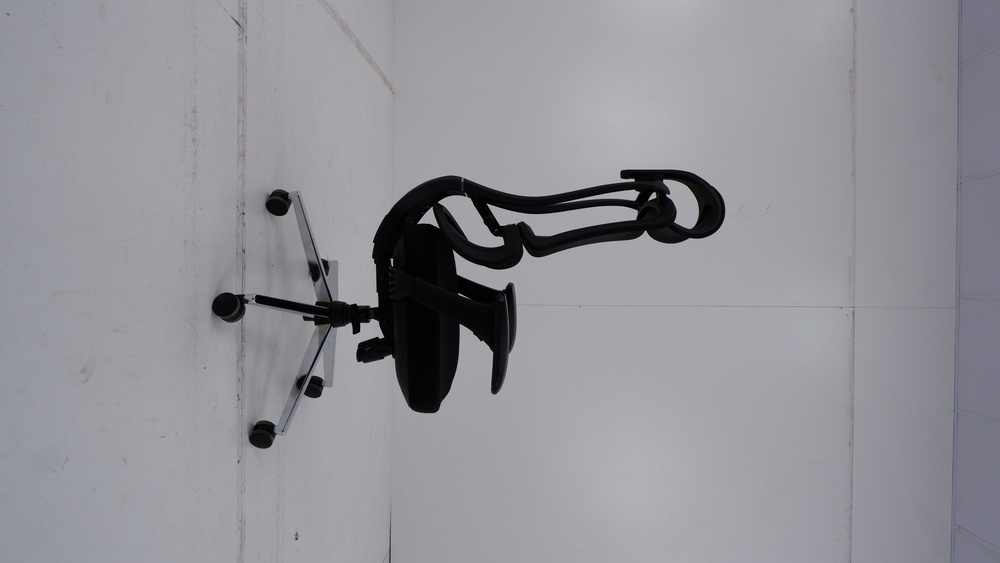
#> input picture chair_photos/19.jpg, 1000 x 563 px, shrunk from 6000 x 3376 before the run, given in place of headrest_a.png, which was not available
$ python partsheet.py 5
#> lines starting #> are read from the running program, lines starting #| are printed output that depends on the picture; pictures that were not available may be replaced by others from this repository, and a replacement may not be noted
### tools/chair3d/comp.py
# Composite the RGBA Blender frames over the light grey studio background and encode.
# Usage: python3 comp.py frames out.mp4   |   python3 comp.py frames sheet.jpg 0,30,60,90
import sys, os, glob, subprocess, numpy as np
from PIL import Image, ImageFilter

FILL = np.array([40, 40, 42], np.float32) / 255          # fallback colour for pin-holes with no surface around them

# [9 lines left out: function studio_bg, not called in this run]

def close_alpha(a8, size=9):
    # morphological closing: small see-through holes inside a part become solid; gaps between parts stay open
    im = Image.fromarray(a8)
    return np.asarray(im.filter(ImageFilter.MaxFilter(size)).filter(ImageFilter.MinFilter(size)), np.float32) / 255

def neighbour_colour(rgb, a, r=6):
    # colour of the surrounding surface: blur of the premultiplied colour divided by blur of the alpha
    pm = Image.fromarray((np.clip(rgb * a, 0, 1) * 255).astype(np.uint8)).filter(ImageFilter.BoxBlur(r))
    wa = Image.fromarray((a[..., 0] * 255).astype(np.uint8)).filter(ImageFilter.BoxBlur(r))
    w = np.asarray(wa, np.float32)[..., None] / 255
    return np.where(w > 1e-3, np.asarray(pm, np.float32) / 255 / np.maximum(w, 1e-3), FILL)

def fill_pinholes(rgba):
    # small see-through specks fully enclosed by the chair (open slots Tripo left in the rims) take the colour
    # around them; real openings are far larger, and the gaps between flying parts are not enclosed
    from scipy import ndimage
    h, w = rgba.shape[:2]; a = rgba[..., 3]
    hole = ndimage.binary_fill_holes(a > 128) & (a <= 128)
    lab, n = ndimage.label(hole)
    if not n: return rgba
    size = ndimage.sum(hole, lab, index=np.arange(1, n + 1)); small = np.zeros(n + 1, bool)
    small[1:] = size < float(os.environ.get('PINHOLE_FRAC', 0.0002)) * w * h
    m = small[lab]
    if not m.any(): return rgba
    out = rgba.astype(np.float32) / 255
    fill = neighbour_colour(out[..., :3], out[..., 3:], r=4)
    out[m, :3] = fill[m]; out[m, 3] = 1.0
    return (out * 255).astype(np.uint8)

def over(rgba, bg):
    if os.environ.get('PINHOLES', '1') == '1': rgba = fill_pinholes(rgba)
    im = rgba.astype(np.float32) / 255; a = im[..., 3:]
    # CLOSE=0 for models without pin-holes (model 8): the closing would bridge small gaps between parts with grey
    if os.environ.get('CLOSE', '1') == '0': return (np.clip(im[..., :3] * a + bg * (1 - a), 0, 1) * 255).astype(np.uint8)
    ac = np.maximum(close_alpha(rgba[..., 3])[..., None], a)
    fill = neighbour_colour(im[..., :3], a)              # pin-holes take the fabric colour around them
    return (np.clip(im[..., :3] * a + fill * (ac - a) + bg * (1 - ac), 0, 1) * 255).astype(np.uint8)

# [17 lines that do not run on import are left out]

### tools/chair3d/partsheet.py
# Lay the per-part renders out in labelled grids on the studio grey (full resolution, split into pages).
import sys, numpy as np
from PIL import Image, ImageDraw
from comp import over as _over
BGc = np.array([202, 198, 194], np.float32) / 255
order = ['headrest', 'backrest', 'frame', 'lumbar', 'seat', 'arm_l', 'arm_r', 'mechanism', 'gas_lift', 'base', 'wheel0']
label = {'headrest': 'Headrest', 'backrest': 'Backrest', 'frame': 'Spine frame', 'lumbar': 'Lumbar', 'seat': 'Seat',
         'arm_l': 'Armrest L', 'arm_r': 'Armrest R', 'mechanism': 'Mechanism', 'gas_lift': 'Gas lift', 'base': 'Base', 'wheel0': 'Wheel'}
per_page = int(sys.argv[1]) if len(sys.argv) > 1 else 4           # parts per page (2 views each)
T = Image.open(f'parts/{order[0]}_a.png').size[0]; cols = 4
#> after `T = Image.open(f'parts/{order[0]}_a.png').size[0]`: T = 1000
for p in range(0, len(order), per_page):
    names = order[p:p + per_page]; rows = (len(names) * 2 + cols - 1) // cols
    sheet = Image.new('RGB', (cols * T, rows * (T + 30)), (202, 198, 194)); d = ImageDraw.Draw(sheet)
#> after `sheet = Image.new('RGB', (cols * T, rows * (T + 30)), (202, 198, 194))`:
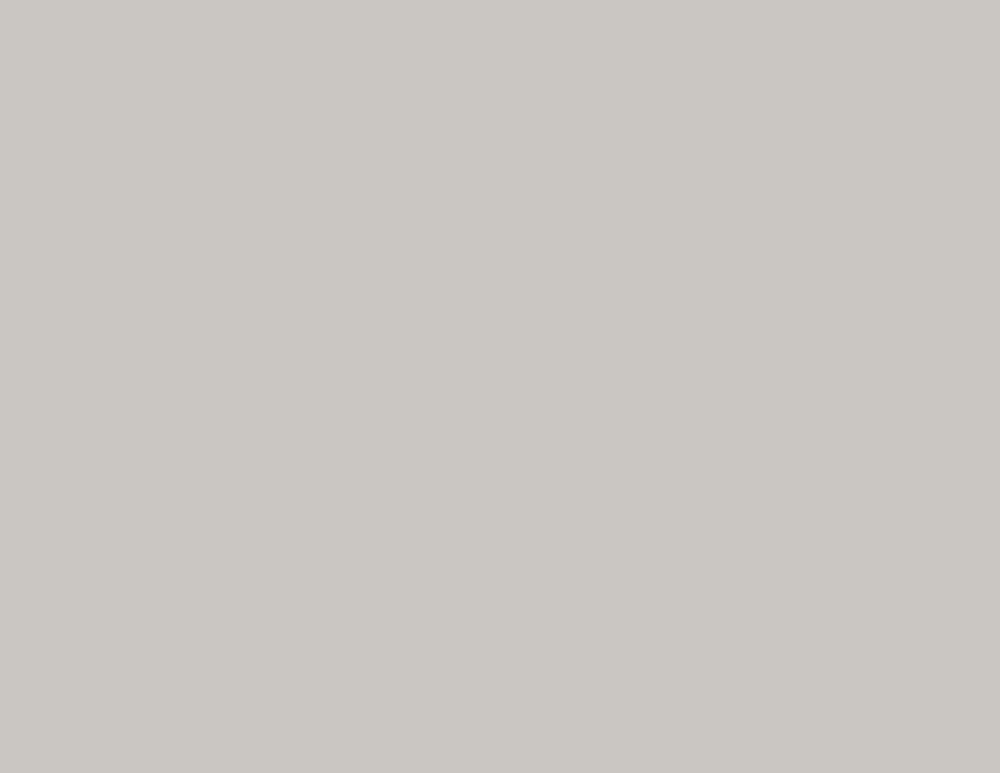
#> sheet: PIL image 4000x3090 RGB (shown at 1/4 size); mean R, G, B 202, 198, 194
    for i, n in enumerate(names):
        for j, s in enumerate('ab'):
            k = i * 2 + j; x, y = (k % cols) * T, (k // cols) * (T + 30)
#> after `x, y = (k % cols * T, k // cols * (T + 30))`: x = 0; y = 0
            sheet.paste(Image.fromarray(_over(np.asarray(Image.open(f'parts/{n}_{s}.png').convert('RGBA')), BGc)), (x, y + 30))
#> in fill_pinholes, `h, w = rgba.shape[:2]`: h = 563; w = 1000
#> in fill_pinholes, `a = rgba[..., 3]`: a: shape (563, 1000); every value is 255
#> in fill_pinholes, `hole = ndimage.binary_fill_holes(a > 128) & (a <= 128)`: hole: shape (563, 1000) bool; every value is 0
#> in fill_pinholes, `lab, n = ndimage.label(hole)`: lab: shape (563, 1000) int32; every value is 0
#> in fill_pinholes, `lab, n = ndimage.label(hole)`: n = 0
#> in over, `a = im[..., 3:]`: a: shape (563, 1000, 1) float32; every value is 1
#> in neighbour_colour, `pm = Image.fromarray((np.clip(rgb * a, 0, 1) * 255).astype(np.uint8))...`:
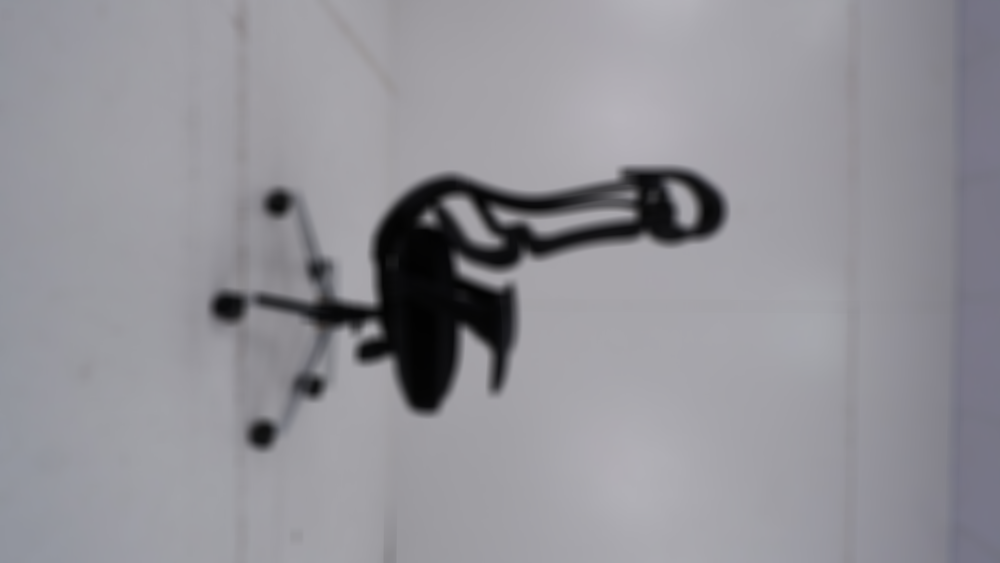
#> pm: PIL image 1000x563 RGB; mean R, G, B 146.6, 145.7, 151.8
#> in over, returned value is the input picture: shape (563, 1000, 3); mean R, G, B 146.6, 145.7, 151.8
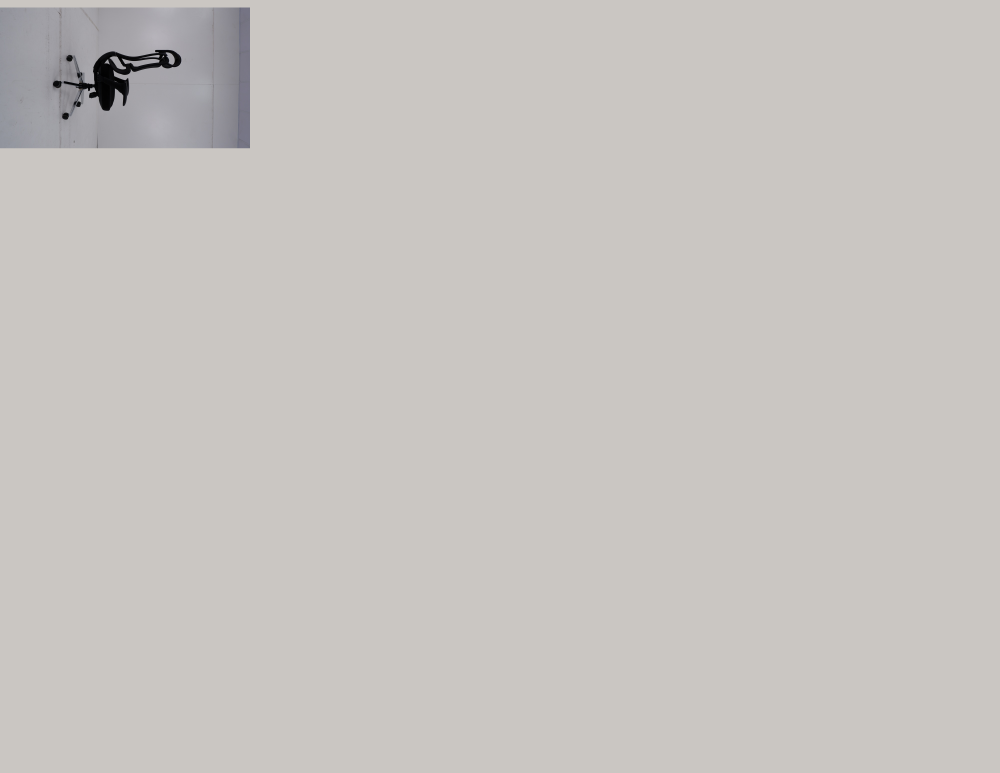
#> sheet: PIL image 4000x3090 RGB (shown at 1/4 size); mean R, G, B 199.5, 195.6, 192.1
#> (the run stopped early here; a loop or call above may not have finished)

$ run again, on chair_photos/30.jpg
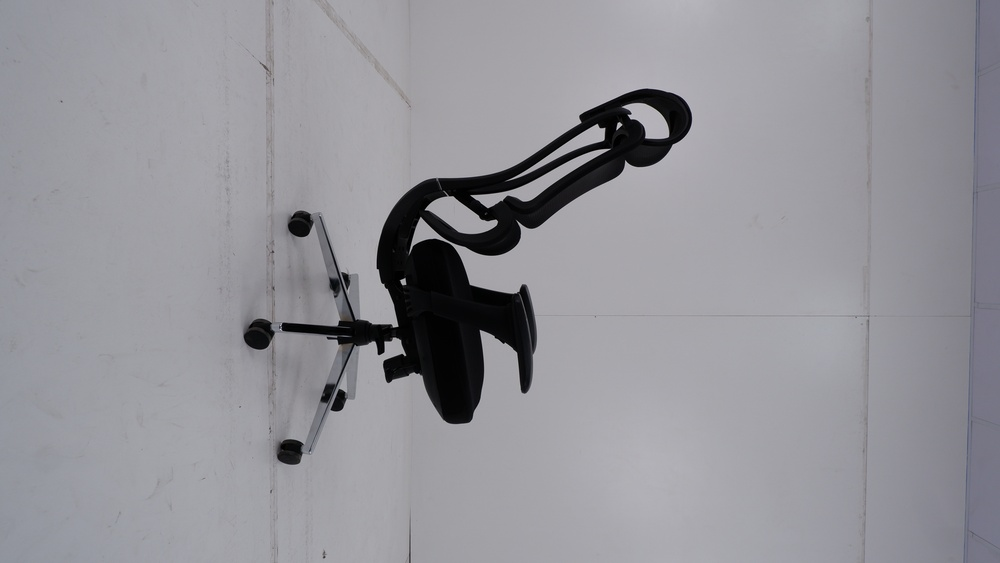
#> input picture chair_photos/30.jpg, 1000 x 563 px, shrunk from 6000 x 3376 before the run, given in place of headrest_a.png, which was not available
#> T = 1000
#> x = 0
#> h = 563; w = 1000
#> hole: shape (563, 1000) bool; every value is 0
#> lab: shape (563, 1000) int32; every value is 0
#> n = 0
#> in neighbour_colour, `pm = Image.fromarray((np.clip(rgb * a, 0, 1) * 255).astype(np.uint8))...`:
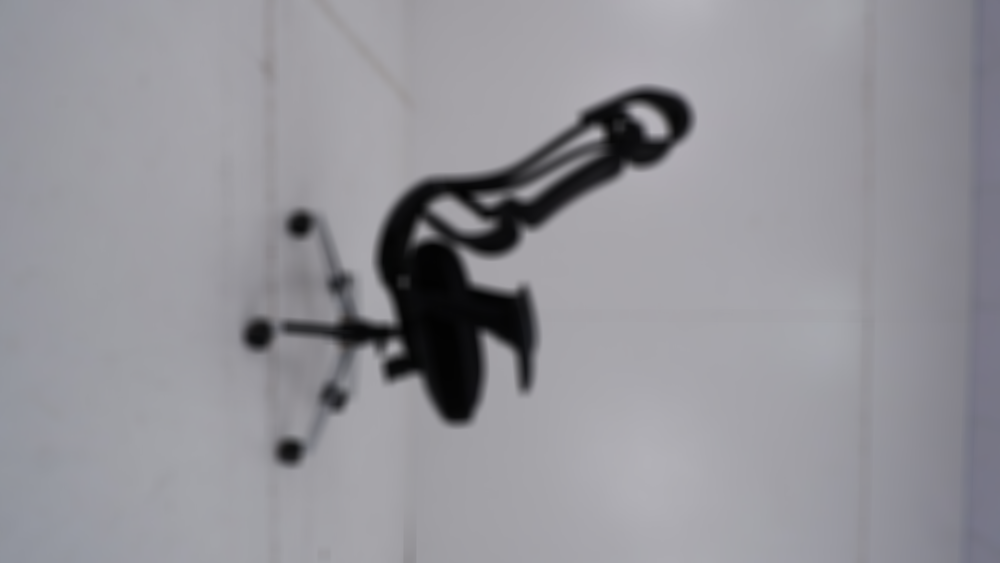
#> pm: PIL image 1000x563 RGB; mean R, G, B 147.8, 147.2, 152.9
#> in over, returned value is the input picture: shape (563, 1000, 3); mean R, G, B 147.8, 147.2, 152.9
#> `sheet.paste(Image.fromarray(_over(np.asarray(Image.open(f'parts/{n}_{s..`:
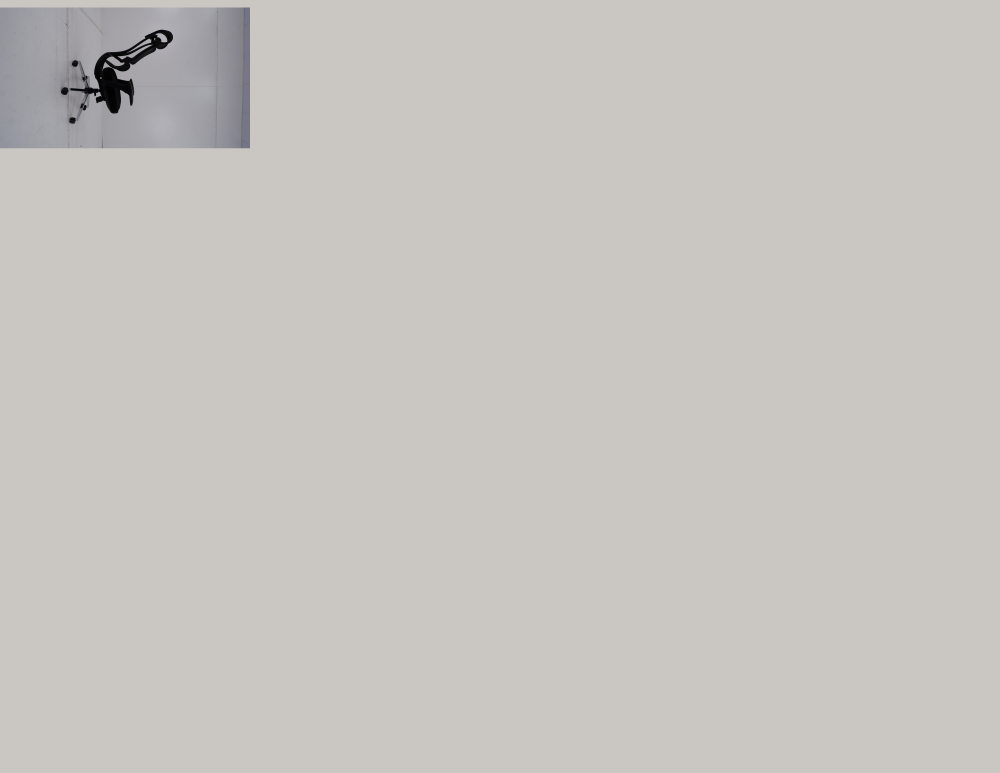
#> sheet: PIL image 4000x3090 RGB (shown at 1/4 size); mean R, G, B 199.5, 195.7, 192.1
